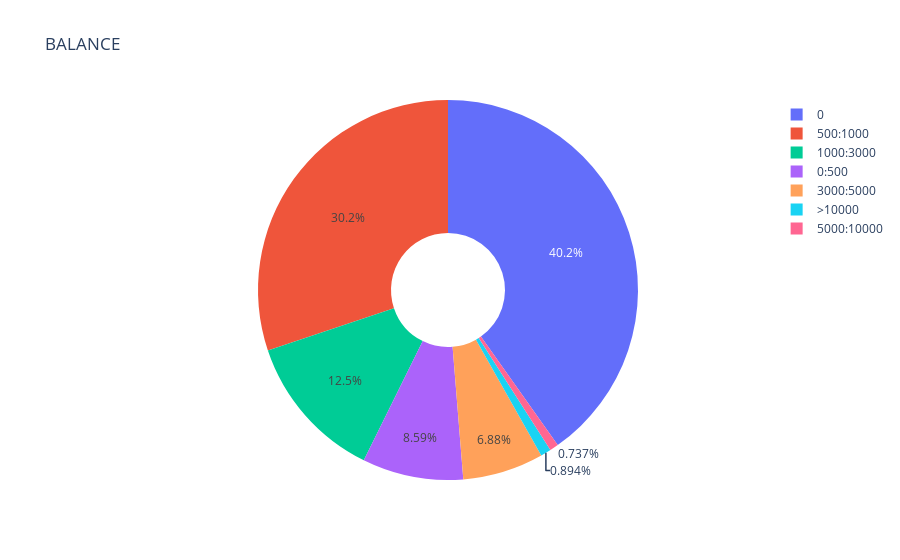

Notebook cell for this chart:
### Code cell
labels = ['0','0:500','500:1000','1000:3000','3000:5000','5000:10000','>10000']
fig = go.Figure(data=[go.Pie(labels=labels, values=data.BALANCE_RANGE.value_counts(sort=False),hole = .3)])
fig.layout.update(title='BALANCE')
iplot(fig)
plotly.offline.plot(fig,filename='pie_balance.html',config={'displayModeBar': False})

### Figure 1 — Plotly figure (JSON) as saved in the notebook; plotly's stock layout.template omitted (floating-point values rounded to 4 significant figures)
{"data": [{"hole": 0.3, "labels": ["0", "0:500", "500:1000", "1000:3000", "3000:5000", "5000:10000", ">10000"], "type": "pie", "values": [3598, 769, 2699, 1122, 616, 66, 80]}], "layout": {"title": {"text": "BALANCE"}}}
